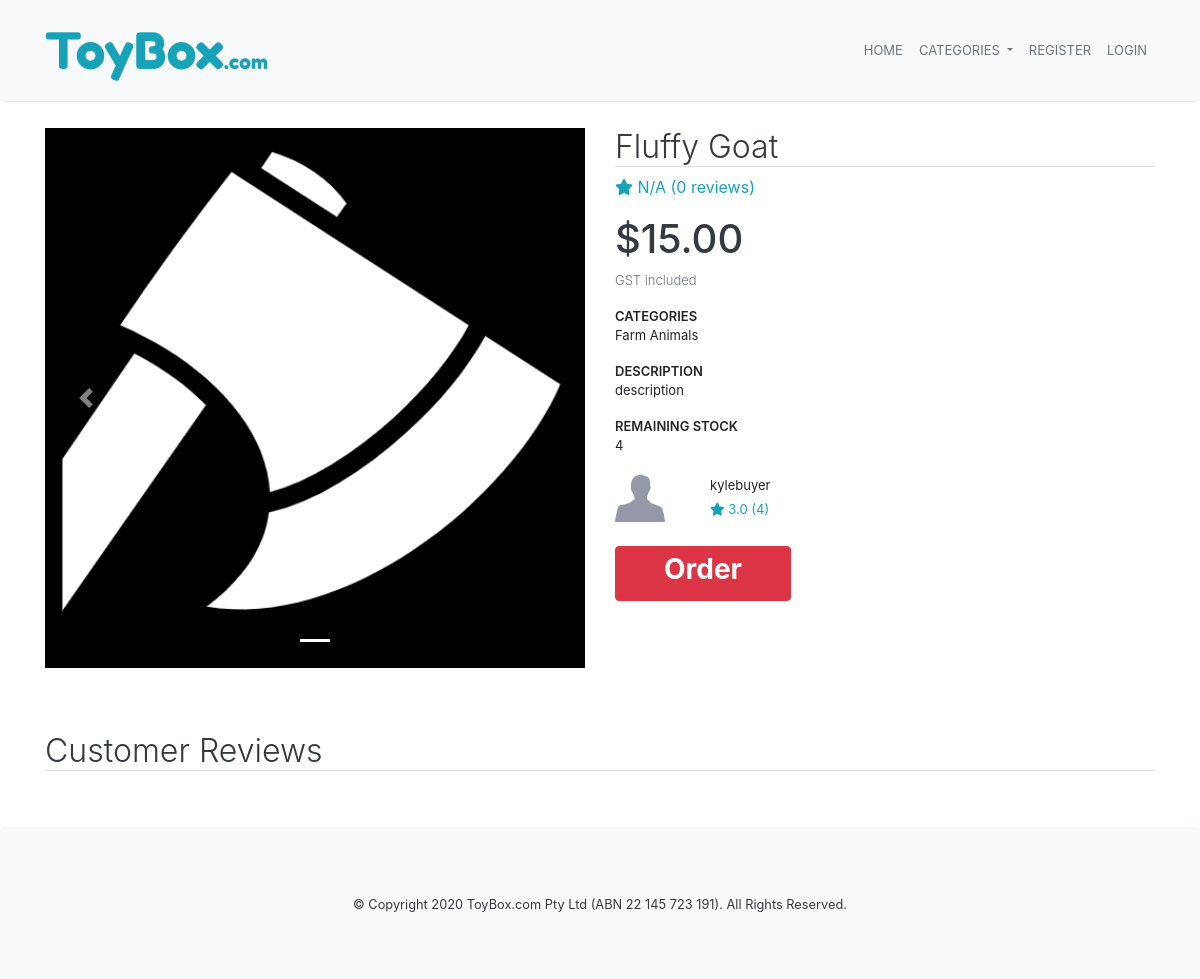
Before: /product/3 with the older database file.
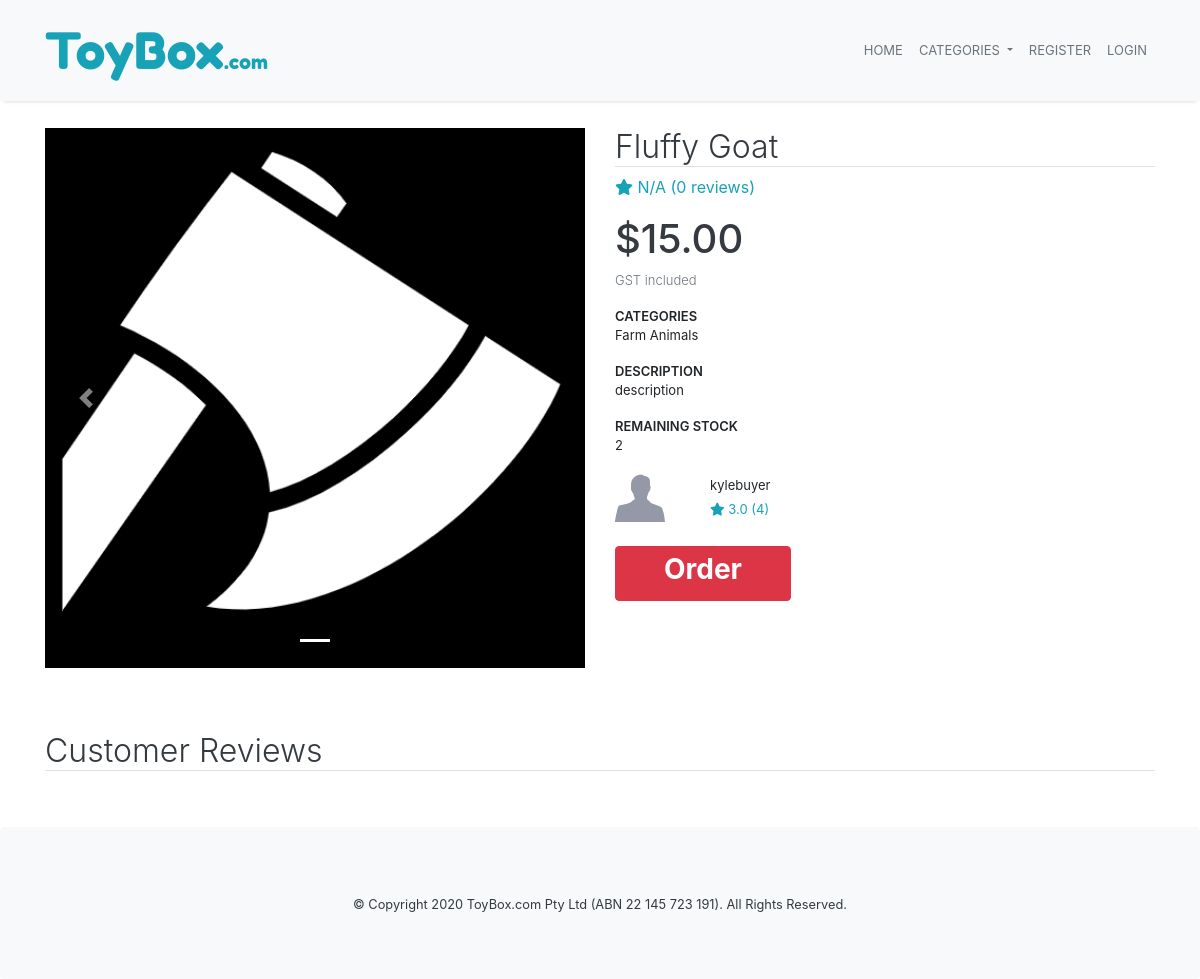
After: the same page with the newer database file.
### marketplace/models.py (models this page shows, shortened)
class Product(db.Model):
    __tablename__='products'
    id = db.Column(db.Integer, primary_key=True)
    name = db.Column(db.String(100), nullable=False)
    description = db.Column(db.String(500))
    current_stock = db.Column(db.Integer, nullable=False)
    monthly_stock = db.Column(db.Integer, nullable=False)
    price = db.Column(db.Numeric, nullable=False)
    category = db.Column(db.String(50), nullable=False)
    created = db.Column(db.DateTime, default=datetime.now(), nullable=False)
    image_one = db.Column(db.String(400))
    image_two = db.Column(db.String(400))
    image_three = db.Column(db.String(400))
    seller_id = db.Column(db.Integer, db.ForeignKey('users.id'))
    comments = db.relationship('Comment', backref='product') #comments on product

class User(db.Model, UserMixin):
    __tablename__='users'
    id = db.Column(db.Integer, primary_key=True)
    username = db.Column(db.String(30), index=True, unique=True, nullable=False)
    email = db.Column(db.String(100), index=True, unique=True, nullable=False)
    phone = db.Column(db.String(20), nullable=False)
    bank_account = db.Column(db.String(30))
    seller = db.Column(db.Boolean, nullable=False) #determines whether the user is a seller or buyer
    password_hash = db.Column(db.String(255), nullable=False)
    products = db.relationship('Product', backref='user') #products added by user

### marketplace/products.py (the view)
@bp.route('/<id>', methods=['GET', 'POST'])
def view(id):
    product = Product.query.filter_by(id=id).first()
    if (not product): #if product doesnt exist then 404
        return render_template('404.html')
    roundedPrice = round(product.price, 2)
    rating = 0
    i = 0
    for comment in product.comments:
        rating += comment.rating
        i += 1
    if i > 0:
        rating = round(rating/i, 2)
    else:
        rating = 'N/A'
    seller = User.query.filter_by(id=product.seller_id).first()
    sellerRating = 0
    j = 0
    for prod in seller.products:
        for com in prod.comments:
            sellerRating += com.rating
            j += 1
    if j > 0:
        sellerRating = round(sellerRating/j, 2)
    else:
        sellerRating = 'N/A'
    comments = db.session.query(Comment, User).filter_by(product_id=id).outerjoin(User, Comment.user_id == User.id).all()
    form = ReviewForm()
    if(form.validate_on_submit()):
        f_text = form.text.data
        f_rating = form.rating.data
        f_title = form.title.data
        new_comment = Comment (
            text = f_text,
            rating = f_rating,
            title = f_title,
            user_id = current_user.id,
            product_id = id
        )
        db.session.add(new_comment)
        db.session.commit()
        return redirect(url_for('product.view', id=id))
    else:
        for field, errors in form.errors.items():
            for error in errors:
                flash(u"%s: %s" % (getattr(form, field).label.text.title(), error), 'error')
    return render_template('product.html', product=product, roundedPrice = roundedPrice, rating=rating, reviewCount=i, seller=seller, sellerRating=sellerRating, sellerReviewCount=j, comments=comments, form=form)

### marketplace/templates/product.html (shortened to what this page needs)
{% extends 'base.html' %}
{% block content %}
<div class="container">
    <div class="row content-container mb-5">
        <div class="col-md-6">
            <div id="carouselExampleIndicators" class="carousel slide mb-3" data-ride="carousel">
                <ol class="carousel-indicators">
                    <li data-target="#carouselExampleIndicators" data-slide-to="0" class="active"></li>
                </ol>
                <div class="carousel-inner">
                    <div class="carousel-item active">
                        <img class="d-block w-100" src="..{{ product.image_one }}" alt="First slide">
                    </div>
                </div>
                <a class="carousel-control-prev" href="#carouselExampleIndicators" role="button" data-slide="prev">
                    <span class="carousel-control-prev-icon" aria-hidden="true"></span>
                </a>
                <a class="carousel-control-next" href="#carouselExampleIndicators" role="button" data-slide="next">
                    <span class="carousel-control-next-icon" aria-hidden="true"></span>
                </a>
            </div>
        </div>
        <div class="col-md-6">
            <h2 class="text-dark font-weight-light border-bottom">{{ product.name }}</h2>
            <div class="text-info">
                <i class="fas fa-star"></i> {{ rating }} ({{ reviewCount }} reviews)
            </div>
            <h1 class="text-dark mt-3">${{ roundedPrice }}</h1>
            <div class="small-font form-head text-muted font-weight-light">GST included</div>
            <div class="small-font form-head mt-3">CATEGORIES</div>
            <p class="small-font">{{ product.category }}</p>
            <div class="small-font form-head mt-3">DESCRIPTION</div>
            <p class="small-font">{{ product.description }}</p>
            <div class="small-font form-head mt-3">REMAINING STOCK</div>
            {% if product.current_stock > 0 %}
                <p class="small-font">{{ product.current_stock }}</p>
            {% else%}
                <p class="small-font text-danger">Out of Stock</p>
            {% endif %}
            <div class="row mt-2">
                <div class="col-2">
                    <img class="" src="../static/img/genericman.jpg" height="50px" width="50px">
                </div>
                <div class="col">
                    <span class="small-font">{{ seller.username }}<br>
                        <span class="text-info">
                            <i class="fas fa-star"></i> {{ sellerRating }} ({{ sellerReviewCount }})
                        </span>
                    </span>
                </div>
            </div>
            {% if product.current_stock > 0 %}
                {% if current_user.seller == False %}
                    <a class="btn btn-info mt-4 pl-5 pr-5" href="{{ url_for('order.order', id=product.id) }}">
                        <h3 class="font-weight-bold">Order</h3>
                    </a>
                {% else %}
                    <a class="btn btn-danger btn-info mt-4 pl-5 pr-5" data-toggle="OOS-tooltip" data-placement="right" title="You must be logged in as a buyer to purchase products!" disabled>
                        <h3 style="color:white;" class="font-weight-bold">Order</h3>
                    </a>
                {% endif %}
            {% else %}
                <a class="btn btn-danger btn-info mt-4 pl-5 pr-5" data-toggle="OOS-tooltip" data-placement="right" title="Unfortunately, I am Out of Stock for this month. Check in on me later!" disabled>
                    <h3 style="color:white;" class="font-weight-bold">Order</h3>
                </a>
            {% endif %}
        </div>
    </div>
    <h2 class="text-dark font-weight-light border-bottom">Customer Reviews</h2>
</div>
{% endblock %}

### marketplace/templates/base.html (shortened to what this page needs)
<!DOCTYPE html>
<html lang="en">
<head>
    <link href="https://stackpath.bootstrapcdn.com/bootstrap/4.4.1/css/bootstrap.min.css" rel="stylesheet"
>
    <link rel="stylesheet" href="../static/css/style.css">
</head>
<body class="container-full bg-white">
    <nav class="navbar navbar-expand-lg fixed-top navbar-light bg-light">
        <div class="container">
            <a class="navbar-brand fredoka-font logo text-info" href="{{ url_for('main.index') }}">ToyBox<span
                    class="logo-small d-none d-sm-inline-block">.com</span></a>
            <div class="collapse navbar-collapse" id="navbarNav">
                <ul class="navbar-nav ml-auto">
                    <li class="nav-item active">
                        <a class="nav-link text-secondary small-font" href="{{ url_for('main.index') }}">HOME</a>
                    </li>
                    <li class="nav-item dropdown">
                        <a class="nav-link dropdown-toggle text-secondary small-font" href="{{ url_for('main.index') }}"
                            id="navbarDropdown" role="button" data-toggle="dropdown" aria-haspopup="true"
                            aria-expanded="false">
                            CATEGORIES
                        </a>
                    </li>
                    {% if current_user.is_authenticated %}
                        <li class="nav-item">
                            <a class="nav-link disabled text-secondary small-font" href="#"><span>Welcome, {{ current_user.username }}!</span></a>
                        </li>
                        <li class="nav-item">
                            <a class="nav-link text-secondary small-font" href="{{url_for('auth.logout')}}">LOGOUT</a>
                        </li>
                    {% else %}
                        <li class="nav-item">
                            <a class="nav-link text-secondary small-font" href="{{url_for('auth.register')}}">REGISTER</a>
                        </li>
                        <li class="nav-item">
                            <a class="nav-link text-secondary small-font" href="{{url_for('auth.login')}}">LOGIN</a>
                        </li>
                    {% endif %}
                </ul>
            </div>
        </div>
    </nav>
    {% block content %}
    {% endblock %}
    <div class="jumbotron text-center text-dark bg-light m-0 mt-5">
        <small>© Copyright 2020 ToyBox.com Pty Ltd (ABN 22 145 723 191). All Rights Reserved.<small>
    </div>
</body>
</html>

### marketplace/static/css/style.css (style rules this page uses)
body { overflow-x: hidden; display: flex; flex-direction: column; min-height: 100%; }
html { min-height: 100%; }
.navbar { box-shadow: 0 4px 4px -4px rgba(0,0,0,.2); }
.fredoka-font { font-family: 'Fredoka One', cursive!important; }
.logo { font-size: 50px; }
.logo-small { font-size: 20px; }
.content-container { margin-top: 128px; }
h1 { font-size: 40px; }
.form-head { font-size: 13px; font-weight: 600; }
.small-font { font-size: 13px!important; }

Changed rows visible on the page:
changed Product "Fluffy Goat": current_stock "4" → "2"
